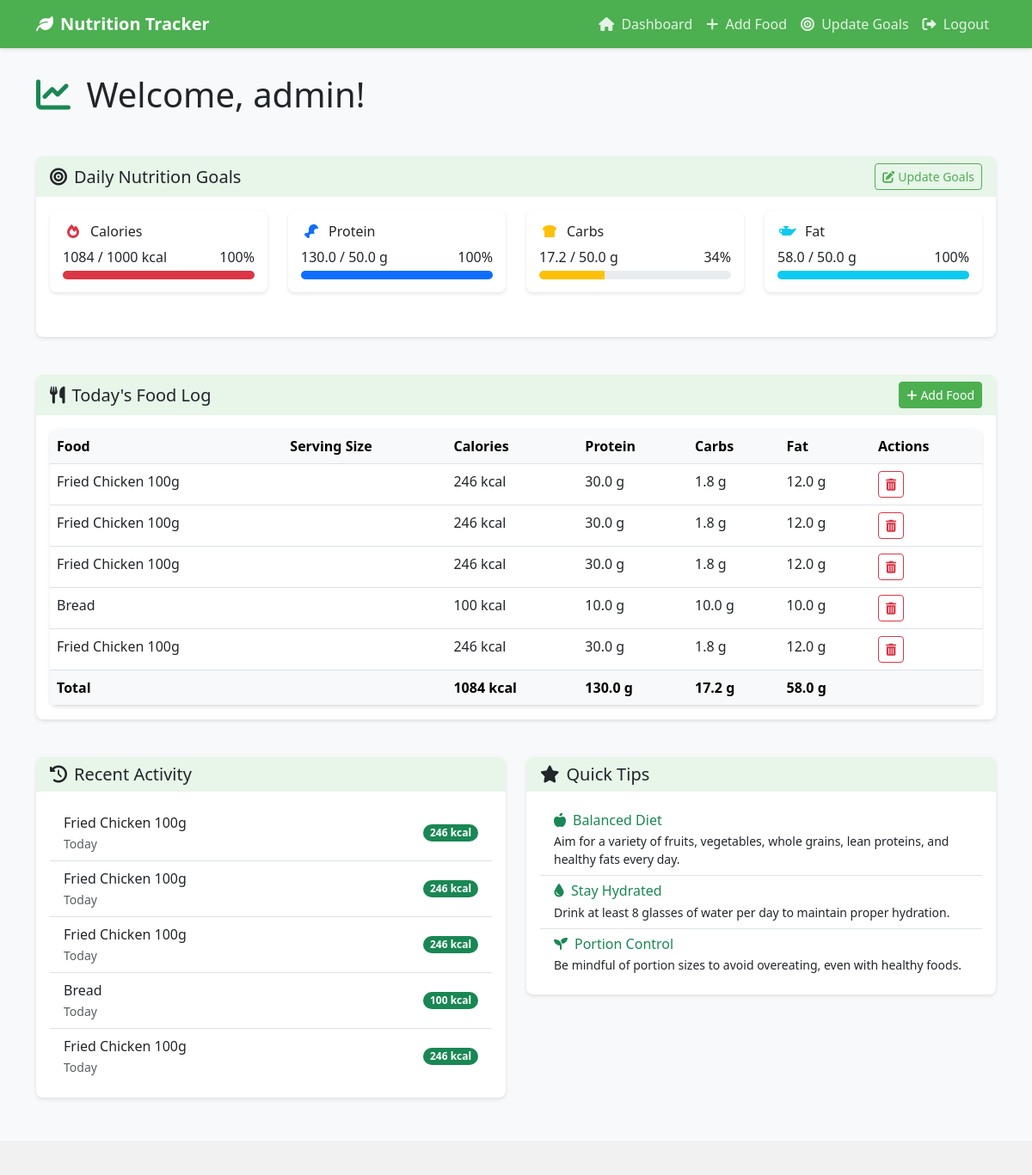
The app's page / (signed in) with its own data.
### app/models.py (models this page shows, shortened)
class HealthGoal(models.Model):
    user = models.OneToOneField(User, on_delete=models.CASCADE)
    daily_calorie_goal = models.IntegerField(default=2000)
    carb_goal = models.FloatField(default=50)
    protein_goal = models.FloatField(default=50)
    fat_goal = models.FloatField(default=50)

class Consume(models.Model):
    food_consumed = models.ForeignKey(Food, on_delete=models.CASCADE)
    user = models.ForeignKey(User, on_delete=models.CASCADE)

class Food(models.Model):
    name = models.CharField(max_length=250, unique=True)
    carbs = models.FloatField(default=0)
    proteins = models.FloatField(default=0)
    fats = models.FloatField(default=0)
    calories = models.IntegerField(default=0)

### app/views.py (the view)
# urls.py: path('', views.index, name='index'),
def index(request):
    if request.method == "POST":
        food_consumed = request.POST['food_consumed']
        consumed_item = Food.objects.get(name=food_consumed)
        user = request.user
        consume = Consume(user=user, food_consumed=consumed_item)
        consume.save()
        return redirect('/')
    else:
        foods = Food.objects.all()
    consumed_food = []
    today_calories = 0
    today_protein = 0
    today_carbs = 0
    today_fat = 0
    calorie_percent = 0
    protein_percent = 0
    carbs_percent = 0
    fat_percent = 0
    goal = None
    if request.user.is_authenticated:
        consumed_food = Consume.objects.filter(user=request.user)
        today_calories = sum(item.food_consumed.calories for item in consumed_food)
        today_protein = sum(item.food_consumed.proteins for item in consumed_food)
        today_carbs = sum(item.food_consumed.carbs for item in consumed_food)
        today_fat = sum(item.food_consumed.fats for item in consumed_food)
        try:
            goal = HealthGoal.objects.get(user=request.user)
            calorie_percent = min(round((today_calories / goal.daily_calorie_goal) * 100), 100) if goal.daily_calorie_goal > 0 else 0
            protein_percent = min(round((today_protein / goal.protein_goal) * 100), 100) if goal.protein_goal > 0 else 0
            carbs_percent = min(round((today_carbs / goal.carb_goal) * 100), 100) if goal.carb_goal > 0 else 0
            fat_percent = min(round((today_fat / goal.fat_goal) * 100), 100) if goal.fat_goal > 0 else 0
        except HealthGoal.DoesNotExist:
            goal = None
    return render(request, 'app/index.html', {
        'foods': foods,
        'consumed_food': consumed_food,
        'today_calories': today_calories,
        'today_protein': today_protein,
        'today_carbs': today_carbs,
        'today_fat': today_fat,
        'goal': goal,
        'calorie_percent': calorie_percent,
        'protein_percent': protein_percent,
        'carbs_percent': carbs_percent,
        'fat_percent': fat_percent,
    })

### app/templates/app/index.html (shortened to what this page needs)
{% extends 'app/base.html' %}
{% block content %}
<div class="row">
    <div class="col-lg-12 mb-4">
        <h1 class="mb-4">
            <i class="fas fa-chart-line me-2 text-success"></i>
            Welcome, {{ user.username }}!
        </h1>
    </div>
</div>
{% if goal %}
<div class="row mb-4">
    <div class="col-lg-12">
        <div class="card">
            <div class="card-header d-flex justify-content-between align-items-center">
                <h5 class="mb-0"><i class="fas fa-bullseye me-2"></i>Daily Nutrition Goals</h5>
                <a href="{% url 'update_goals' %}" class="btn btn-sm btn-outline-primary">
                    <i class="fas fa-edit me-1"></i>Update Goals
                </a>
            </div>
            <div class="card-body">
                <div class="row">
                    <div class="col-md-3 mb-3">
                        <div class="goal-progress">
                            <h6><span class="nutrient-icon"><i class="fas fa-fire text-danger"></i></span>Calories</h6>
                            <div class="d-flex justify-content-between mb-1">
                                <span>{{ today_calories|default:0 }} / {{ goal.daily_calorie_goal }} kcal</span>
                                <span>{{ calorie_percent }}%</span>
                            </div>
                            <div class="progress">
                                <div class="progress-bar bg-danger" role="progressbar"
                                     data-percent="{{ calorie_percent|default:0 }}"
                                     aria-valuenow="{{ calorie_percent|default:0 }}"
                                     aria-valuemin="0"
                                     aria-valuemax="100"></div>
                            </div>
                        </div>
                    </div>
                    <div class="col-md-3 mb-3">
                        <div class="goal-progress">
                            <h6><span class="nutrient-icon"><i class="fas fa-drumstick-bite text-primary"></i></span>Protein</h6>
                            <div class="d-flex justify-content-between mb-1">
                                <span>{{ today_protein|default:0 }} / {{ goal.protein_goal }} g</span>
                                <span>{{ protein_percent }}%</span>
                            </div>
                            <div class="progress">
                                <div class="progress-bar bg-primary" role="progressbar"
                                     data-percent="{{ protein_percent|default:0 }}"
                                     aria-valuenow="{{ protein_percent|default:0 }}"
                                     aria-valuemin="0"
                                     aria-valuemax="100"></div>
                            </div>
                        </div>
                    </div>
                    <div class="col-md-3 mb-3">
                        <div class="goal-progress">
                            <h6><span class="nutrient-icon"><i class="fas fa-bread-slice text-warning"></i></span>Carbs</h6>
                            <div class="d-flex justify-content-between mb-1">
                                <span>{{ today_carbs|default:0 }} / {{ goal.carb_goal }} g</span>
                                <span>{{ carbs_percent }}%</span>
                            </div>
                            <div class="progress">
                                <div class="progress-bar bg-warning" role="progressbar"
                                     data-percent="{{ carbs_percent|default:0 }}"
                                     aria-valuenow="{{ carbs_percent|default:0 }}"
                                     aria-valuemin="0"
                                     aria-valuemax="100"></div>
                            </div>
                        </div>
                    </div>
                    <div class="col-md-3 mb-3">
                        <div class="goal-progress">
                            <h6><span class="nutrient-icon"><i class="fas fa-oil-can text-info"></i></span>Fat</h6>
                            <div class="d-flex justify-content-between mb-1">
                                <span>{{ today_fat|default:0 }} / {{ goal.fat_goal }} g</span>
                                <span>{{ fat_percent }}%</span>
                            </div>
                            <div class="progress">
                                <div class="progress-bar bg-info" role="progressbar"
                                     data-percent="{{ fat_percent|default:0 }}"
                                     aria-valuenow="{{ fat_percent|default:0 }}"
                                     aria-valuemin="0"
                                     aria-valuemax="100"></div>
                            </div>
                        </div>
                    </div>
                </div>
            </div>
        </div>
    </div>
</div>
{% endif %}
<div class="row">
    <div class="col-lg-12">
        <div class="card">
            <div class="card-header d-flex justify-content-between align-items-center">
                <h5 class="mb-0"><i class="fas fa-utensils me-2"></i>Today's Food Log</h5>
                <a href="{% url 'add_food' %}" class="btn btn-sm btn-primary">
                    <i class="fas fa-plus me-1"></i>Add Food
                </a>
            </div>
            <div class="card-body">
                {% if consumed_food %}
                <div class="table-container">
                    <table class="table table-hover mb-0">
                        <thead class="table-light">
                            <tr>
                                <th>Food</th>
                                <th>Serving Size</th>
                                <th>Calories</th>
                                <th>Protein</th>
                                <th>Carbs</th>
                                <th>Fat</th>
                                <th>Actions</th>
                            </tr>
                        </thead>
                        <tbody>
                            {% for consume in consumed_food %}
                            <tr>
                                <td>{{ consume.food_consumed.name }}</td>
                                <td>{{ consume.food_consumed.serving_size }} {{ consume.food_consumed.serving_size_unit }}</td>
                                <td>{{ consume.food_consumed.calories }} kcal</td>
                                <td>{{ consume.food_consumed.proteins }} g</td>
                                <td>{{ consume.food_consumed.carbs }} g</td>
                                <td>{{ consume.food_consumed.fats }} g</td>
                                <td>
                                    <a href="{% url 'delete' consume.id %}" class="btn btn-sm btn-outline-danger">
                                        <i class="fas fa-trash-alt"></i>
                                    </a>
                                </td>
                            </tr>
                            {% endfor %}
                        </tbody>
                        <tfoot class="table-light">
                            <tr class="fw-bold">
                                <td colspan="2">Total</td>
                                <td>{{ today_calories|default:0 }} kcal</td>
                                <td>{{ today_protein|default:0 }} g</td>
                                <td>{{ today_carbs|default:0 }} g</td>
                                <td>{{ today_fat|default:0 }} g</td>
                                <td></td>
                            </tr>
                        </tfoot>
                    </table>
                </div>
                {% endif %}
            </div>
        </div>
    </div>
</div>
<div class="row mt-4">
    <div class="col-md-6">
        <div class="card">
            <div class="card-header">
                <h5 class="mb-0"><i class="fas fa-history me-2"></i>Recent Activity</h5>
            </div>
            <div class="card-body">
                {% if consumed_food %}
                <ul class="list-group list-group-flush">
                    {% for consume in consumed_food|slice:":5" %}
                    <li class="list-group-item d-flex justify-content-between align-items-center">
                        <div>
                            <p class="mb-0">{{ consume.food_consumed.name }}</p>
                            <small class="text-muted">{{ consume.date_consumed|default:"Today" }}</small>
                        </div>
                        <span class="badge bg-success rounded-pill">{{ consume.food_consumed.calories }} kcal</span>
                    </li>
                    {% endfor %}
                </ul>
                {% else %}
                <p class="text-center text-muted my-4">No recent activity to display.</p>
                {% endif %}
            </div>
        </div>
    </div>
    <div class="col-md-6">
        <div class="card">
            <div class="card-header">
                <h5 class="mb-0"><i class="fas fa-star me-2"></i>Quick Tips</h5>
            </div>
            <div class="card-body">
                <div class="list-group list-group-flush">
                    <div class="list-group-item">
                        <h6 class="mb-1 text-success"><i class="fas fa-apple-alt me-2"></i>Balanced Diet</h6>
                        <p class="mb-0 small">Aim for a variety of fruits, vegetables, whole grains, lean proteins, and healthy fats every day.</p>
                    </div>
                    <div class="list-group-item">
                        <h6 class="mb-1 text-success"><i class="fas fa-tint me-2"></i>Stay Hydrated</h6>
                        <p class="mb-0 small">Drink at least 8 glasses of water per day to maintain proper hydration.</p>
                    </div>
                    <div class="list-group-item">
                        <h6 class="mb-1 text-success"><i class="fas fa-seedling me-2"></i>Portion Control</h6>
                        <p class="mb-0 small">Be mindful of portion sizes to avoid overeating, even with healthy foods.</p>
                    </div>
                </div>
            </div>
        </div>
    </div>
</div>
{% endblock %}

### app/templates/app/base.html (shortened to what this page needs)
{% load static %}
<!DOCTYPE html>
<html lang="en">
<head>
    <link href="https://cdn.jsdelivr.net/npm/bootstrap@5.3.0-alpha1/dist/css/bootstrap.min.css" rel="stylesheet">
    <link rel="stylesheet" href="https://cdnjs.cloudflare.com/ajax/libs/font-awesome/6.0.0/css/all.min.css">
</head>
<body>
    <nav class="navbar navbar-expand-lg navbar-light">
        <div class="container">
            <a class="navbar-brand" href="{% url 'index' %}">
                <i class="fas fa-leaf me-2"></i>Nutrition Tracker
            </a>
            <div class="collapse navbar-collapse" id="navbarNav">
                <ul class="navbar-nav ms-auto">
                    {% if user.is_authenticated %}
                    <li class="nav-item">
                        <a class="nav-link" href="{% url 'index' %}">
                            <i class="fas fa-home me-1"></i> Dashboard
                        </a>
                    </li>
                    <li class="nav-item">
                        <a class="nav-link" href="{% url 'add_food' %}">
                            <i class="fas fa-plus me-1"></i> Add Food
                        </a>
                    </li>
                    <li class="nav-item">
                        <a class="nav-link" href="{% url 'update_goals' %}">
                            <i class="fas fa-bullseye me-1"></i> Update Goals
                        </a>
                    </li>
                    <li class="nav-item">
                        <a class="nav-link" href="{% url 'logout' %}">
                            <i class="fas fa-sign-out-alt me-1"></i> Logout
                        </a>
                    </li>
                    {% endif %}
                </ul>
            </div>
        </div>
    </nav>
    <div class="page-container">
        <div class="container">
            {% block content %}{% endblock %}
        </div>
    </div>
    <footer class="footer">
    </footer>
</body>
</html>

### app/templates/app/base.html (style rules this page uses)
:root { --primary-color: #4CAF50; --secondary-color: #2E7D32; --light-color: #E8F5E9; --dark-color: #1B5E20; --accent-color: #FFC107; }
body { font-family: 'Segoe UI', Tahoma, Geneva, Verdana, sans-serif; background-color: #f8f9fa; min-height: 100vh; display: flex; flex-direction: column; }
.navbar { background-color: var(--primary-color); box-shadow: 0 2px 4px rgba(0, 0, 0, 0.1); }
.navbar-brand { font-weight: bold; color: white !important; }
.navbar-light .navbar-nav .nav-link { color: rgba(255, 255, 255, 0.85) !important; }
.btn-primary { background-color: var(--primary-color); border-color: var(--primary-color); }
.btn-outline-primary { color: var(--primary-color); border-color: var(--primary-color); }
.card { box-shadow: 0 2px 4px rgba(0, 0, 0, 0.1); border-radius: 8px; border: none; margin-bottom: 20px; }
.card-header { background-color: var(--light-color); border-bottom: none; font-weight: bold; border-radius: 8px 8px 0 0 !important; }
.footer { margin-top: auto; background-color: #f1f1f1; padding: 20px 0; text-align: center; }
.progress { height: 10px; border-radius: 5px; }
.page-container { flex: 1; padding: 30px 0; }
.table-container { border-radius: 8px; background-color: white; box-shadow: 0 2px 4px rgba(0, 0, 0, 0.1); overflow: hidden; }
.goal-progress { padding: 15px; border-radius: 8px; background-color: white; margin-bottom: 20px; box-shadow: 0 2px 4px rgba(0, 0, 0, 0.1); }
.nutrient-icon { width: 24px; display: inline-block; text-align: center; margin-right: 8px; }

### records on screen
HealthGoal: daily_calorie_goal "1000", protein_goal "50.0", carb_goal "50.0", fat_goal "50.0"
Consume: food_consumed.name "Fried Chicken 100g", food_consumed.calories "246", food_consumed.proteins "30.0", food_consumed.carbs "1.8", food_consumed.fats "12.0", date_consumed "Today"
Consume: food_consumed.name "Fried Chicken 100g", food_consumed.calories "246", food_consumed.proteins "30.0", food_consumed.carbs "1.8", food_consumed.fats "12.0", date_consumed "Today"
Consume: food_consumed.name "Fried Chicken 100g", food_consumed.calories "246", food_consumed.proteins "30.0", food_consumed.carbs "1.8", food_consumed.fats "12.0", date_consumed "Today"
Consume: food_consumed.name "Bread", food_consumed.calories "100", food_consumed.proteins "10.0", food_consumed.carbs "10.0", food_consumed.fats "10.0", date_consumed "Today"
Consume: food_consumed.name "Fried Chicken 100g", food_consumed.calories "246", food_consumed.proteins "30.0", food_consumed.carbs "1.8", food_consumed.fats "12.0", date_consumed "Today"

### other values on screen
{{ user.username }} "admin"
{{ today_calories|default:0 }} "1084"
{{ calorie_percent }} "100"
{{ today_protein|default:0 }} "130.0"
{{ protein_percent }} "100"
{{ today_carbs|default:0 }} "17.2"
{{ carbs_percent }} "34"
{{ today_fat|default:0 }} "58.0"
{{ fat_percent }} "100"
